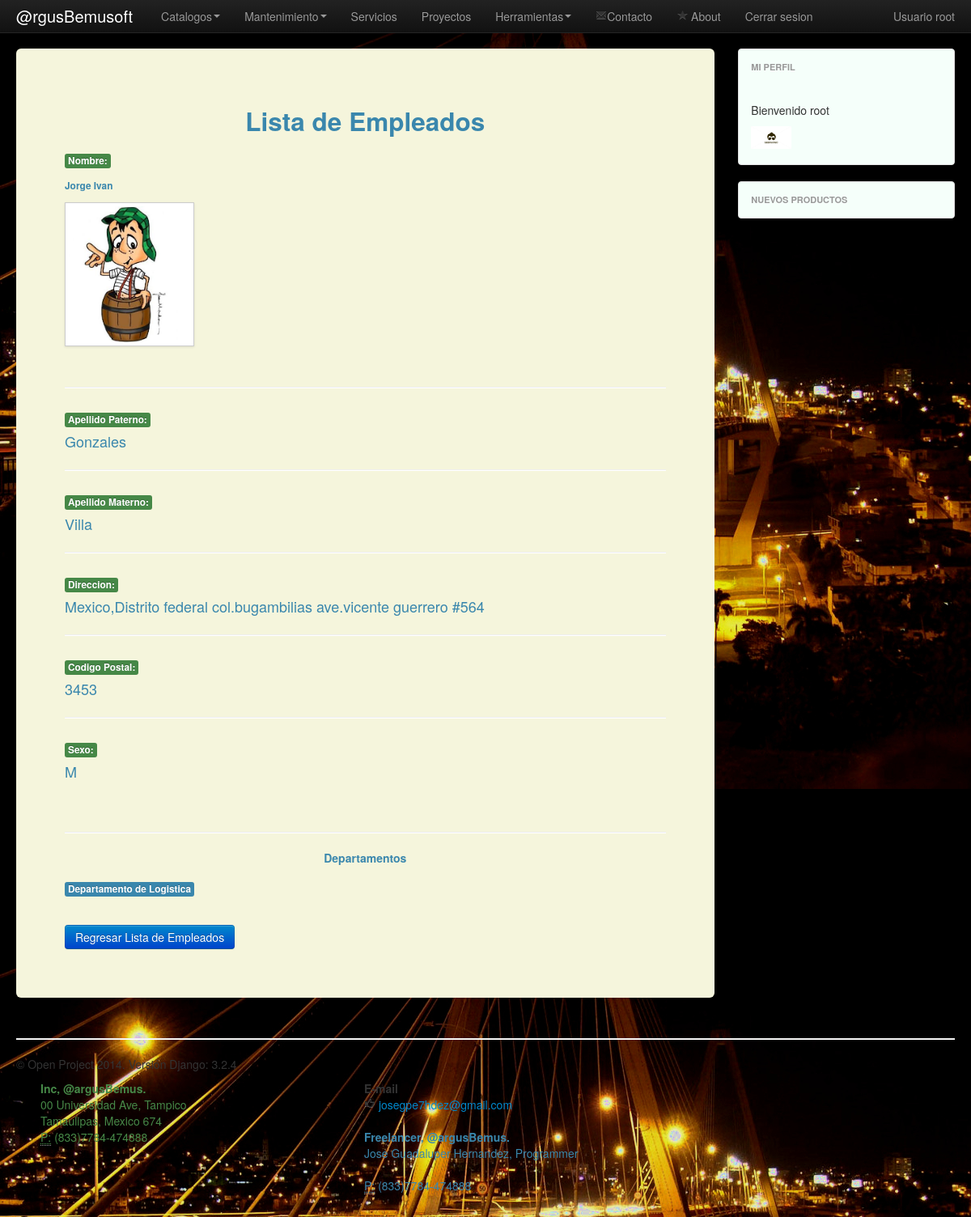
/empleado/1/ (signed in), run on the app's committed database.
### cereso/apps/cer/models.py (models this page shows, shortened)
class empleado(models.Model):
	SEXO = (
        ('M', 'Masculino'),
        ('F', 'Femenino'),
    )
	def url(self,filename):
		ruta = "MultimediaData/Empleado/%s/%s"%(self.nombre,str(filename))
		return ruta
	nombre = models.CharField("Nombre:",max_length=200)
	apellidop = models.CharField("Apellido Paterno:",max_length=200)
	apellidom=models.CharField("Apellido Materno:",max_length=200)
	direccion=models.TextField("Direccion:",max_length=300)
	zip=models.CharField("Codigo Postal:",max_length=20)
	sexo=models.CharField("Sexo:",max_length=50,choices=SEXO)
	imagen 		= models.ImageField(upload_to=url,null=True,blank=True)
	fecha =models.CharField("Fecha Nacimiento:",max_length=30)
	notas =models.CharField("Notas:",max_length=300)
	contratacion=models.CharField("Fecha Contratacion:",max_length=30)
	faltas		= models.IntegerField()
	salario		= models.IntegerField()
	empleo=models.CharField("Tipo Empleo:",max_length=50)
	departamentos=models.ManyToManyField(departamentoEmpleado,null=True,blank=True)

class departamentoEmpleado(models.Model):
	nombre =models.CharField(max_length=200)
	descripcion=models.TextField(max_length=300)

### cereso/apps/home/views.py (the view)
# urls.py: url(r'^empleado/(?P<id_emp>.*)/$','singleEmpleado_view',name='vista_single_empleado'),
def singleEmpleado_view(request,id_emp):
	emp = empleado.objects.get(id=id_emp)
	dep=emp.departamentos.all() # Obteniendo las categorias del producto encontrado relacion many to many
	ctx = {'empleado':emp,'departamentos':dep}
	return render_to_response('home/SingleEmpleados.html',ctx,context_instance=RequestContext(request))

### cereso/apps/context_processors.py (called while the page is built)
def user_image(request):
	try:
		imagen = None
		user = request.user
		up = userProfile.objects.get(user=user)
		imagen = "/media/%s"%up.photo
	except:
		imagen = "/media/images/dey.jpg"
	return imagen

def my_processor(request):
	context = {"django_version":django.get_version(),
				"get_image_profile":user_image(request),
	}
	return context

### cereso/templates/home/SingleEmpleados.html (shortened to what this page needs)
{% extends 'base3.html' %}
{%  block content %}
   <h2><p align="center" class="text-info"> Lista de Empleados </p></h2>
	<span class="label label-success">Nombre:</span>
	<h6> <p class="text-info"> {{empleado.nombre}}</p> </h6>
	<img class="img-polaroid" src="/media/{{empleado.imagen}}  " width="150px" heigth="150px"/>
  <br>
  <br>
  <hr>
  <span class="label label-success">Apellido Paterno:</span>
   <p class="text-info">  {{empleado.apellidop}}  </p>
   <hr>
   <span class="label label-success">Apellido Materno:</span>
    <p class="text-info">  {{empleado.apellidom}} </p>
    <hr>
    <span class="label label-success">Direccion:</span>
    <p class="text-info">  {{empleado.direccion}} </p>
    <hr>
    <span class="label label-success">Codigo Postal:</span>
    <p class="text-info">  {{empleado.zip}} </p>
    <hr>
    <span class="label label-success">Sexo:</span>
    <p class="text-info">  {{empleado.sexo}} </p>
    <br>
    <hr>
  <h5><p align="center" class="text-info"> Departamentos</p></h5>
  {% for dep  in departamentos %}
  <span class="label label-info"> {{dep.nombre}} </span>
  {% endfor %}
  <br>
  <br>
  <a class="btn btn-primary" href="javascript:window.history.go(-1) ">Regresar Lista de Empleados</a>
	{% endblock  %}

### cereso/templates/base3.html (shortened to what this page needs)
<!DOCTYPE html>
<html lang="es">
  <head>
    <link href="/media/bootstrap/css/bootstrap.css" rel="stylesheet">
     <link href="/media/bootstrap/css/bootstrap-responsive.css" rel="stylesheet">
  </head>
  <body>
   <div class="navbar navbar-inverse navbar-fixed-top">
    <div class="navbar-inner">
        <div class="container-fluid">
          <a class="brand" href="{%  url 'vista_principal' %}">@rgusBemusoft</a>
          {% if user.is_authenticated %}
              <p class="navbar-text pull-right">
                 Usuario {{user.username}}
              </p>
         {% endif %}
          <div class="nav-collapse collapse">
            <ul class="nav">
            <li class="dropdown">
                <a href="#" class="dropdown-toggle" data-toggle="dropdown">Catalogos<b class="caret"></b></a>
              </li>
              <li class="dropdown">
                <a href="#" class="dropdown-toggle" data-toggle="dropdown">Mantenimiento<b class="caret"></b></a>
              </li>
                <li><A HREF=" {% url 'vista_servicio' %} ">Servicios</A></li>
                  <li><A HREF=" /proyecto/page/3 ">Proyectos</A></li>
                <li class="dropdown">
                <a href="#" class="dropdown-toggle" data-toggle="dropdown">Herramientas<b class="caret"></b></a>
              </li>
              <li><a href=" {% url 'vista_contacto'  %} "><i class="icon-envelope"></i>Contacto</a></li>
              <li><a href=" {% url 'vista_about' %} "><i class="icon-star"></i> About</a></li>
              {% if user.is_authenticated %}
              <li><a href=" {% url 'vista_logout' %} ">Cerrar sesion</a></li>
              {% else %}
              <li><a href="{% url 'vista_login' %} ">Login</a></li>
              {% endif %}
            </ul>
          </div>
        </div>
      </div>
    </div>
    <div class="container-fluid">
      <div class="row-fluid">
        <div class="span9">
          <div class="hero-unit">
            {% block content %}
            {% endblock%}
          </div>
        </div>
        <div class="span3">
          <div class="well sidebar-nav">
            <ul class="nav nav-list">
              <li class="nav-header">Mi perfil</li>
              <br><p align="justify">
              {%if user.is_authenticated %}
                <p>Bienvenido {{ user }} </p>
                <img src="{{get_image_profile}}" width="50px" heigth="50px"/>
              {% else %}
                <a href="/login/" class="btn btn-primary">Iniciar Sesion<a>
              {% endif %}
              </p>
            </ul>
          </div>
          <div class="well sidebar-nav">
            <ul class="nav nav-list text-success" id="EmpleadosNuevos">
              <li class="nav-header">Nuevos Productos</li>
            </ul>
          </div>
        </div>
      </div>
      <hr>
      <footer>
       <marquee> <p>&copy; Open Project 2014. Versión Django: {{django_version}}</p> </marquee>
        <div class="span4">
     <address>
         <p class="text-success"><strong>Inc, @argusBemus.</strong><br>
          00 Universidad Ave, Tampico<br>
        Tamaulipas, Mexico 674<br>
         <abbr title="Phone">P:</abbr> (833)7784-474888</p>
      </address>
      </div>
      <div class="span4">
             <address>
    <strong>E-mail</strong><br>
    <i class="icon-thumbs-up"></i> <a href="mailto:#">josegpe7hdez@gmail.com</a>
    </address>
      </div>
   <div class="span4">
     <address>
       <p class="text-info">  <strong>Freelancer, @argusBemus.</strong><br>
        Jose Guadaluper Hernandez, Programmer<br>
        <br>
         <abbr title="Phone">P:</abbr> (833)7784-474888</p>
      </address>
   </div>
      </footer>
    </div>
  </body>
</html>

### cereso/templates/base3.html (style rules this page uses)
body { padding-top: 60px; padding-bottom: 40px; padding-top: 60px; padding-bottom: 40px; background-color: #B8860B; background-color: #000;background-image:url("/media/image/puentetampico.jpg"); }
.sidebar-nav { padding: 9px 0; }
.hero-unit { background-color: #F5F5DC; }
.well { background-color: #F5FFFA; }

### data on the page
empleado: nombre "Jorge Ivan", imagen (picture), apellidop "Gonzales", apellidom "Villa", direccion "Mexico,Distrito federal col.bugambilias ave.vicente guerrero #564", zip "3453", sexo "M"
departamentoEmpleado: nombre "Departamento de Logistica"

### other printed values
{{ user.username }} "root"
{{ user }} "root"
{{ django_version }} "3.2.4"
